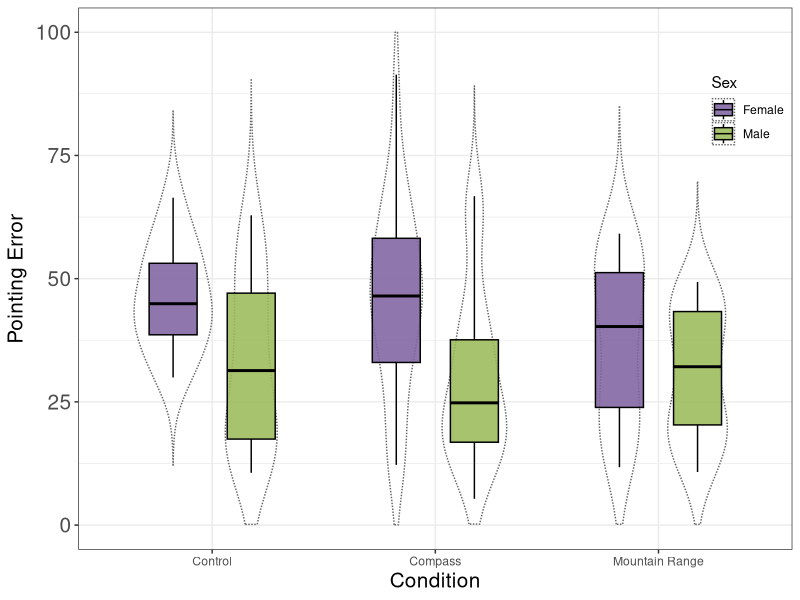
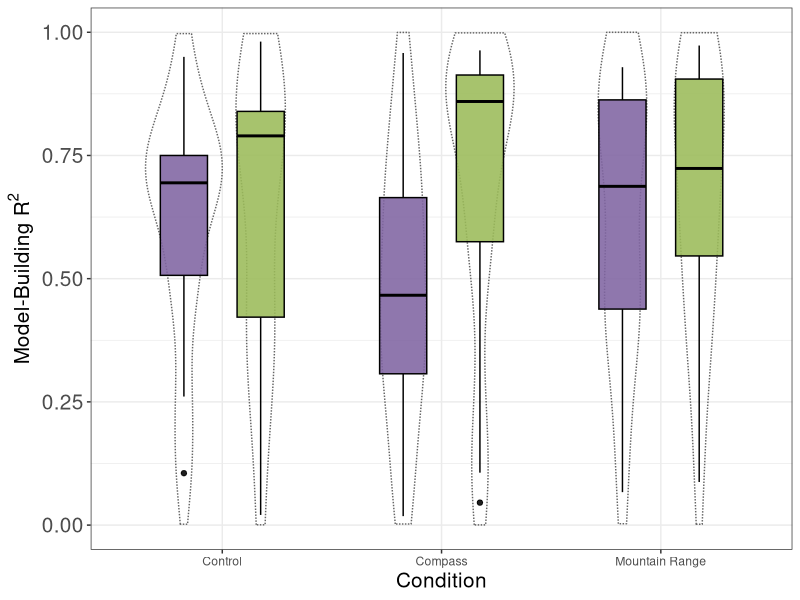
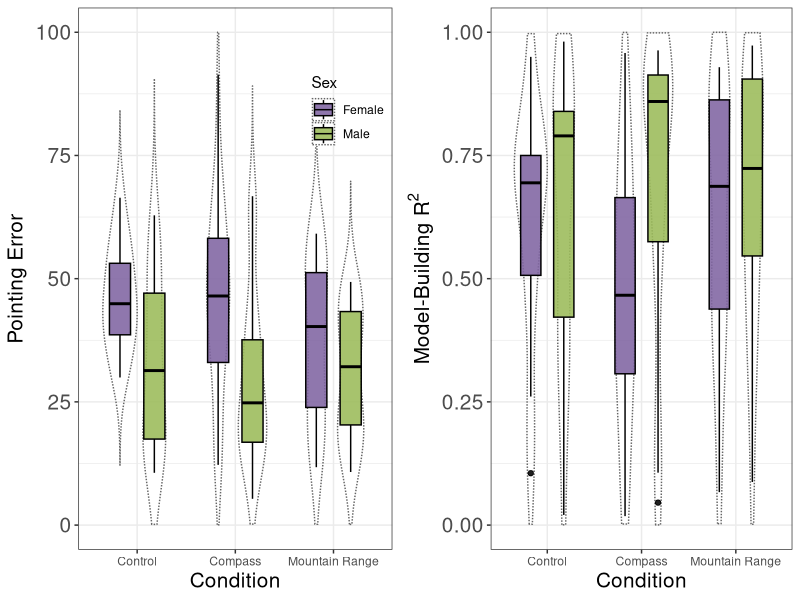
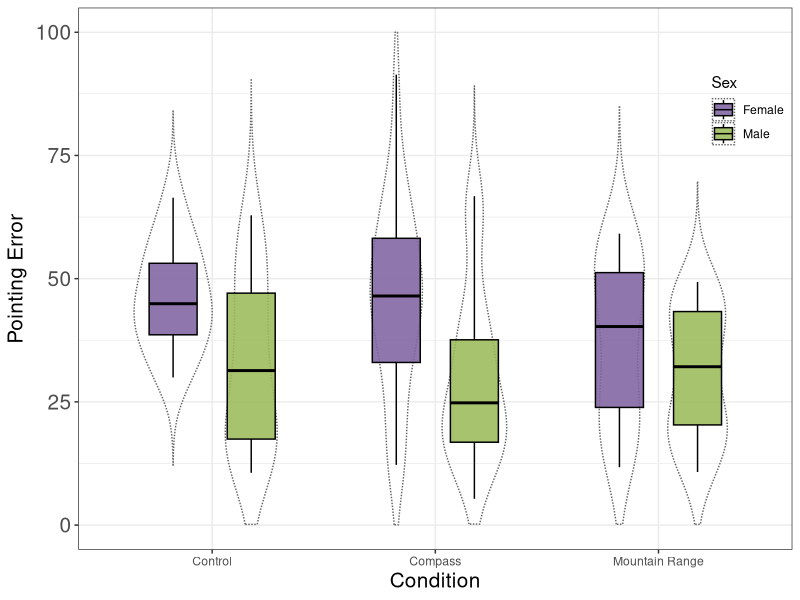
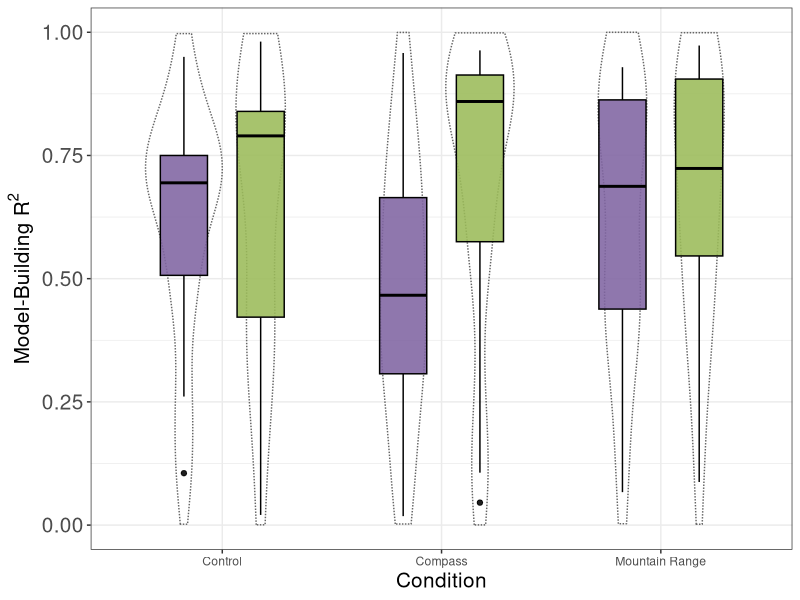

The R script that drew these images, in order:


#set up data directory
os_sep <- .Platform$file.sep
data_dir <- (paste('C:','Users','eceyuksel','Dropbox (UFL)','EceYuksel', 'VR_Compass Mountain', 'final_data', sep = os_sep))
setwd(data_dir)
getwd()

#Read the data------------------

#get the video game play data, merged
data <- read.csv('both_exp_final.csv')

# Libraries
library(ggplot2)
library(dplyr)

#change the condition names to be consistent with the manuscript
data$condition_all_manu <- ifelse(data$condition_all == "Mountains", "Mountain Range",data$condition_all)

data$sex_manu <- ifelse(data$sex == "woman", "Female", "Male")

# Define the desired order of conditions
desired_order <- c("Control", "Compass", "Mountain Range")

# Reassign the factor levels
data$condition_all_manu <- factor(data$condition_all_manu, levels = desired_order)


#ponting error Plot
plot <- ggplot(data, aes(x = condition_all_manu, y = overall_pointing, fill = sex_manu)) +
  geom_violin(trim = FALSE,width = 0.7, linetype = "11", color = "grey40", alpha = 0, position = position_dodge(width = 0.7)) +
  geom_boxplot(width = 0.43, color = "black", alpha = 0.88, position = position_dodge(width = 0.7)) +
  scale_fill_manual(values = c("#8064A2", "#9BBB59", "#95B3D7", 'white')) +
  labs(x = "Condition",
       y = expression("Pointing Error"),
       fill = "Sex") +
  theme_bw() +
  theme(plot.title = element_text(hjust = 0.5)) +
  ylim(0, 100) 

plot <- plot + theme(axis.text.y = element_text(size = 15),
                     axis.title = element_text(size = 15),    
                     legend.position = c(1, .73),
                     legend.justification = c("right", "bottom"),
                     legend.box.just = "right",
                     legend.margin = margin(6, 6, 6, 6),
                     legend.background = element_rect(fill = "transparent", color = NA),  # Make the legend transparent
                     plot.title = element_text(size = 17)) 


plot

ggsave("./bar_plots_/sex_condition_pointing4.jpg", plot = plot, width = 6, height = 4, dpi = 300)


plot2 <- ggplot(data, aes(x = condition_all_manu, y = Overall_rsquared, fill = sex_manu)) +
  geom_violin(trim = FALSE,width = 0.7, linetype = "11", color = "grey40", alpha = 0, position = position_dodge(width = 0.7)) +
  geom_boxplot(width = 0.43, color = "black", alpha = 0.88, position = position_dodge(width = 0.7)) +
  scale_fill_manual(values = c("#8064A2", "#9BBB59", "#95B3D7", 'white')) +
  labs(x = "Condition",
       y = expression("Model-Building R"^2),
       fill = "Sex") +
  theme_bw() +
  theme(plot.title = element_text(hjust = 0.5))+
  # Add the following line to set the y-axis limits
  ylim(0, 1) 

plot2 <- plot2 + theme(axis.text.y = element_text(size = 15),
                               axis.title = element_text(size = 15),
                               plot.title = element_text(size = 17),
                               legend.position = "null") 

plot2

ggsave("./bar_plots_/sex_condition_model.jpg", plot = plot2, width = 6, height = 4, dpi = 300)

# Create a grid of plots
library(gridExtra)
grid_plots <- grid.arrange(plot, plot2, ncol = 2, nrow = 1)

ggsave("./bar_plots_/sex_condition.jpg", plot = grid_plots, width = 10, height = 4, dpi = 300)



#FEMALES ONLY-----
female <- subset(data, data$sex == "woman")

#grouping based on mountains or not mountains
female$mountain_group <- ifelse(female$condition_all_manu == "Mountain Range", "Mountain Range", "No Mountains")

write.csv(female, "female_only.csv", row.names = FALSE)

